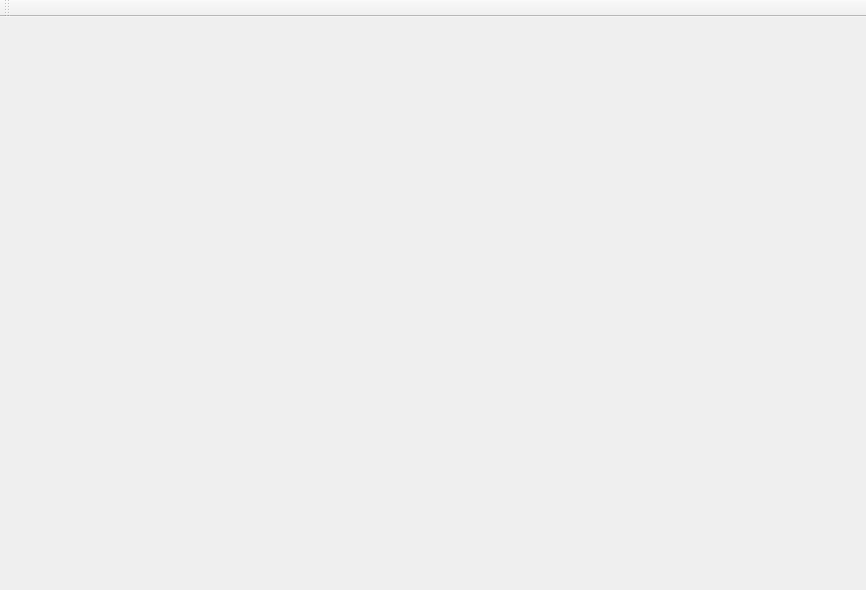
<?xml version="1.0" encoding="UTF-8"?>
<ui version="4.0">
 <class>MainWindow</class>
 <widget class="QMainWindow" name="MainWindow">
  <property name="geometry">
   <rect>
    <x>0</x>
    <y>0</y>
    <width>866</width>
    <height>590</height>
   </rect>
  </property>
  <property name="sizePolicy">
   <sizepolicy hsizetype="MinimumExpanding" vsizetype="MinimumExpanding">
    <horstretch>0</horstretch>
    <verstretch>0</verstretch>
   </sizepolicy>
  </property>
  <property name="minimumSize">
   <size>
    <width>866</width>
    <height>590</height>
   </size>
  </property>
  <property name="font">
   <font>
    <family>Trebuchet MS</family>
   </font>
  </property>
  <property name="windowTitle">
   <string>K6 Video Admin</string>
  </property>
  <property name="windowIcon">
   <iconset>
    <normaloff>logo.png</normaloff>logo.png</iconset>
  </property>
  <property name="toolButtonStyle">
   <enum>Qt::ToolButtonTextOnly</enum>
  </property>
  <widget class="QWidget" name="centralWidget">
   <property name="sizePolicy">
    <sizepolicy hsizetype="MinimumExpanding" vsizetype="MinimumExpanding">
     <horstretch>0</horstretch>
     <verstretch>0</verstretch>
    </sizepolicy>
   </property>
   <property name="minimumSize">
    <size>
     <width>836</width>
     <height>536</height>
    </size>
   </property>
   <layout class="QVBoxLayout" name="verticalLayout">
    <property name="spacing">
     <number>3</number>
    </property>
    <property name="margin">
     <number>3</number>
    </property>
   </layout>
  </widget>
  <widget class="QToolBar" name="tb">
   <property name="windowTitle">
    <string>toolBar</string>
   </property>
   <attribute name="toolBarArea">
    <enum>TopToolBarArea</enum>
   </attribute>
   <attribute name="toolBarBreak">
    <bool>false</bool>
   </attribute>
  </widget>
 </widget>
 <layoutdefault spacing="6" margin="11"/>
 <resources/>
 <connections/>
</ui>
